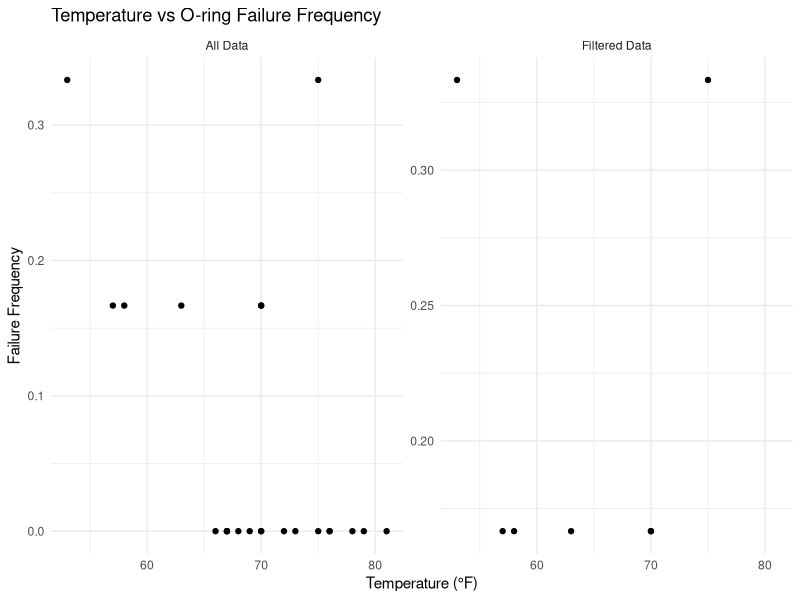
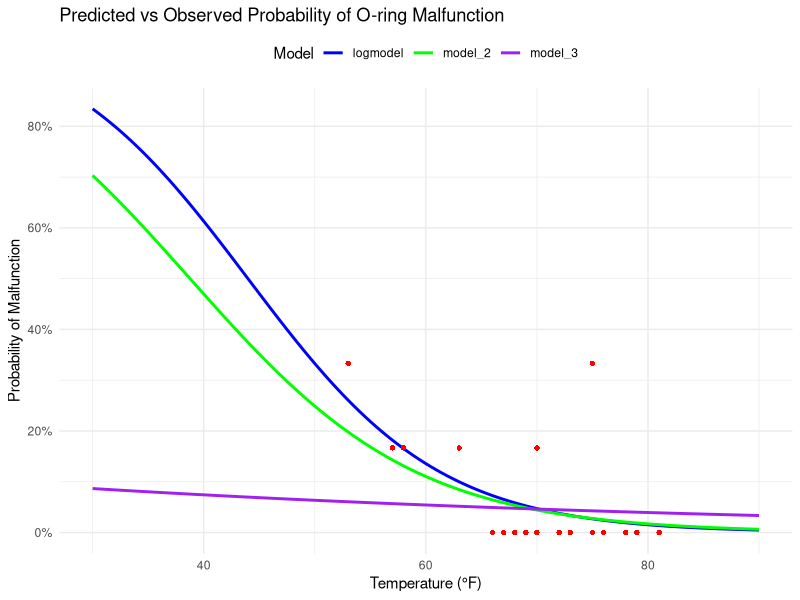
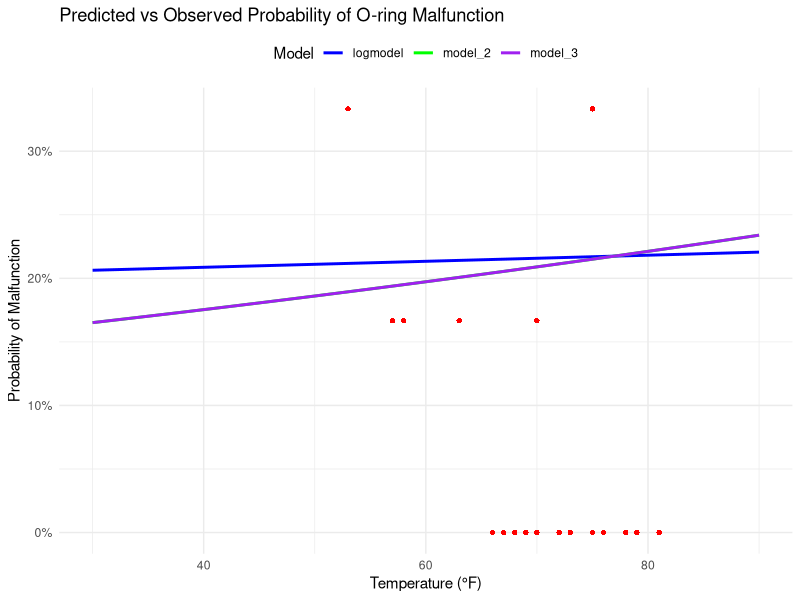

The R source for these figures, in order:
## ---- chunk 1
knitr::opts_chunk$set(echo = TRUE)
## ---- chunk 2
library(tidyverse)
library(ggplot2)
## ---- chunk 3
data <- read.csv("../data/shuttle.csv", header = TRUE)
## ---- chunk 4
data$Frequency <- data$Malfunction / data$Count
datarm <- data %>%
  filter(Malfunction > 0)
## ---- chunk 5
# Add a new column to identify the dataset
data$Source <- "All Data"
datarm$Source <- "Filtered Data"

# Combine the two datasets into one
combined_data <- bind_rows(data, datarm)

# Create the plot with facet_wrap to display both datasets side by side
ggplot(combined_data, aes(x = Temperature, y = Frequency)) +
  geom_point() +
  labs(title = "Temperature vs O-ring Failure Frequency",
       x = "Temperature (°F)",
       y = "Failure Frequency") +
  theme_minimal() +
  facet_wrap(~ Source, scales = "free_y")  # Display two panels with separate y-axis for each dataset

## ---- chunk 6
logmodel <- glm(Frequency ~ Temperature, 
                data = data, 
                family = binomial(link = "logit"))
logmodelrm <- glm(Frequency ~ Temperature, 
                data = datarm, 
                family = binomial(link = "logit"))
summary(logmodel)
summary(logmodelrm)
## ---- chunk 7
model_2 <- glm(cbind(Malfunction, Count - Malfunction) ~ Temperature + Pressure, 
               data = data, 
               family = binomial(link = "logit"))

model_2rm <- glm(cbind(Malfunction, Count - Malfunction) ~ Temperature + Pressure, 
               data = datarm, 
               family = binomial(link = "logit"))

summary(model_2)
summary(model_2rm)

## ---- chunk 8
model_3 <- glm(cbind(Malfunction, Count - Malfunction) ~ Temperature * Pressure, 
               data = data, 
               family = binomial(link = "logit"))

model_3rm <- glm(cbind(Malfunction, Count - Malfunction) ~ Temperature * Pressure, 
               data = datarm, 
               family = binomial(link = "logit"))

summary(model_3)
summary(model_3rm)
## ---- chunk 9
temperature_value <- 31

mean_pressure <- mean(data$Pressure, na.rm = TRUE)
mean_pressurerm <- mean(datarm$Pressure, na.rm = TRUE)

# Since the original report doesn't mention the pressure at take-off, we will use the mean pressure
new_data <- data.frame(Temperature = temperature_value, Pressure = mean_pressure)
new_datarm <- data.frame(Temperature = temperature_value, Pressure = mean_pressurerm)


predicted_prob_m2 <- predict(model_2, newdata = new_data, type = "response")
predicted_prob_m2rm <- predict(model_2rm, newdata = new_datarm, type = "response")


cat("(full dataset) Estimated probability of malfunction at 31°F:", predicted_prob_m2, "\n")
cat("(filtered dataset) Estimated probability of malfunction at 31°F:", predicted_prob_m2rm, "\n")

## ---- chunk 10
# Generate a sequence of temperatures from 30°F to 90°F
tempv <- seq(from = 30, to = 90, by = 0.5)

# Use the mean pressure from the data for prediction
mean_pressure <- mean(data$Pressure, na.rm = TRUE)

# Create a new data frame for predictions with the sequence of temperatures and mean pressure
new_data <- data.frame(Temperature = tempv, Pressure = mean_pressure)

# Predict probabilities using logmodel, model_2, and model_3
predicted_prob_logmodel <- predict(logmodel, newdata = new_data, type = "response")
predicted_prob_model_2 <- predict(model_2, newdata = new_data, type = "response")
predicted_prob_model_3 <- predict(model_3, newdata = new_data, type = "response")

predicted_prob_logmodelrm <- predict(logmodelrm, newdata = new_data, type = "response")
predicted_prob_model_2rm <- predict(model_2rm, newdata = new_data, type = "response")
predicted_prob_model_3rm <- predict(model_3rm, newdata = new_data, type = "response")







# Create a new data frame with predicted probabilities for all models
predicted_data <- data.frame(
  Temperature = rep(tempv, 3),
  PredictedProbability = c(predicted_prob_logmodel, predicted_prob_model_2, predicted_prob_model_3),
  Model = rep(c("logmodel", "model_2", "model_3"), each = length(tempv))
)

predicted_datarm <- data.frame(
  Temperature = rep(tempv, 3),
  PredictedProbability = c(predicted_prob_logmodelrm, predicted_prob_model_2rm, predicted_prob_model_3rm),
  Model = rep(c("logmodel", "model_2", "model_3"), each = length(tempv))
)

# Create the plot
ggplot() +
  # Predicted probabilities as lines for each model
  geom_line(data = predicted_data, aes(x = Temperature, y = PredictedProbability, color = Model), size = 1) +
  # Observed probabilities (Malfunction / Count) as red points
  geom_point(data = data, aes(x = Temperature, y = Malfunction / Count), color = "red", shape = 16) +
  labs(title = "Predicted vs Observed Probability of O-ring Malfunction",
       x = "Temperature (°F)", y = "Probability of Malfunction") +
  theme_minimal() +
  scale_y_continuous(labels = scales::percent) +
  scale_color_manual(values = c("blue", "green", "purple")) +
  theme(legend.position = "top")

# Create the plot
ggplot() +
  # Predicted probabilities as lines for each model
  geom_line(data = predicted_datarm, aes(x = Temperature, y = PredictedProbability, color = Model), size = 1) +
  # Observed probabilities (Malfunction / Count) as red points
  geom_point(data = data, aes(x = Temperature, y = Malfunction / Count), color = "red", shape = 16) +
  labs(title = "Predicted vs Observed Probability of O-ring Malfunction",
       x = "Temperature (°F)", y = "Probability of Malfunction") +
  theme_minimal() +
  scale_y_continuous(labels = scales::percent) +
  scale_color_manual(values = c("blue", "green", "purple")) +
  theme(legend.position = "top")

